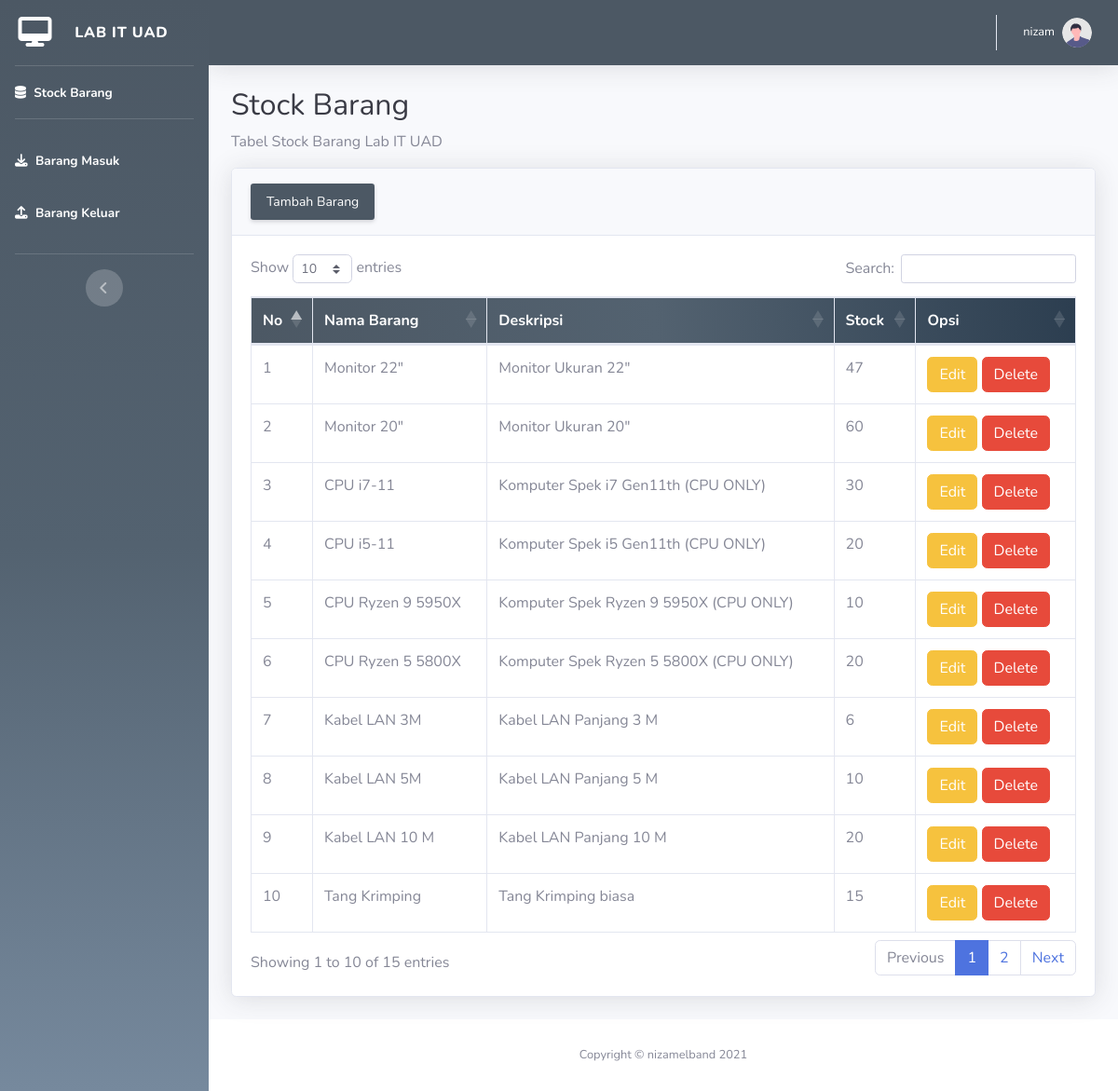
The page /index.php (signed in) on the database its author committed.
### tables this page shows
CREATE TABLE `stock` (
  `idbarang` int(11) NOT NULL,
  `namabarang` varchar(25) NOT NULL,
  `deskripsi` varchar(50) NOT NULL,
  `stock` int(11) NOT NULL
);

### index.php (the view, shortened to what this page needs)
<?php
require 'function.php';
 ?>
<!DOCTYPE html>
<html lang="en">
<head>
    <link rel="stylesheet" type="text/css" href="style.css">
    <link href="vendor/fontawesome-free/css/all.min.css" rel="stylesheet" type="text/css">
    <link href="vendor/datatables/dataTables.bootstrap4.min.css" rel="stylesheet">
</head>
<body id="page-top">
    <div id="wrapper">
        <ul class="navbar-nav bg-gradient-custom sidebar sidebar-dark accordion" id="accordionSidebar">
            <a class="sidebar-brand d-flex align-items-center justify-content-center" href="index.php">
                <div class="sidebar-brand-icon ">
                    <i class="fas fa-desktop"></i>
                </div>
                <div class="sidebar-brand-text mx-4">Lab IT UAD</div>
            </a>
            <hr class="sidebar-divider my-0">
            <li class="nav-item active">
                <a class="nav-link" href="index.php">
                    <i class="fas fa-database"></i>
                    <span>Stock Barang</span></a>
            </li>
            <hr class="sidebar-divider">
            <li class="nav-item active">
                <a class="nav-link" href="masuk.php">
                    <i class="fas fa-download"></i>
                    <span>Barang Masuk</span></a>
            </li>
            <li class="nav-item active">
                <a class="nav-link mb-3" href="keluar.php">
                    <i class="fas fa-upload"></i>
                    <span>Barang Keluar</span></a>
            </li>
            <hr class="sidebar-divider d-none d-md-block">
            <div class="text-center d-none d-md-inline">
                <button class="rounded-circle border-0" id="sidebarToggle"></button>
            </div>
        </ul>
        <div id="content-wrapper" class="d-flex flex-column">
            <div id="content">
                <nav class="navbar navbar-expand navbar-light bg-custom2 topbar mb-4 static-top shadow">
                    <ul class="navbar-nav ml-auto ">
                        <li class="nav-item dropdown no-arrow">
                            <a class="nav-link dropdown-toggle" href="#" id="userDropdown" role="button"
                                data-toggle="dropdown" aria-haspopup="true" aria-expanded="false">
                            <?php
                                $ambilusername = mysqli_query($conn,"select * from login");
                                        $data=mysqli_fetch_array($ambilusername);
                                        $username=$data['username'];
                                ?>
                                <span class="mr-2 d-none d-lg-inline text-white small"><?=$username?></span>
                                <img class="img-profile rounded-circle"
                                    src="img/undraw_profile.svg">
                            </a>
                        </li>
                    </ul>
                </nav>
                <div class="container-fluid">
                    <h1 class="h2 mb-2 text-gray-900">Stock Barang</h1>
                    <p class="mb-3">Tabel Stock Barang Lab IT UAD</p>
                    <div class="card shadow mb-4">
                        <div class="card-header py-3">
                             <button type="button"  class=" d-none py-2 px-3 d-sm-inline-block btn btn-sm bg-custom2 shadow-sm" data-toggle="modal" data-target="#myModal">Tambah Barang</button>
                        </div>
                        <div class="card-body">
                            <div class="table-responsive">
                                <table class="table table-bordered" id="dataTable" width="100%" cellspacing="0">
                                <thead>
                                   <tr class="bg-gradient-custom2">
                                    <th>No</th>
                                    <th>Nama Barang</th>
                                    <th>Deskripsi</th>
                                    <th>Stock</th>
                                    <th>Opsi</th>
                                    </tr>
                                </thead>
                                    <tbody>
                                        <?php
                                            $i = 1;
                                        $ambilsemuadatastock = mysqli_query($conn,"select * from stock");
                                        while ($data=mysqli_fetch_array($ambilsemuadatastock)) {
                                            $namabarang = $data['namabarang'];
                                            $deskripsi = $data['deskripsi'];
                                            $stock = $data['stock'];
                                            $idb   = $data['idbarang'];
                                        ?>
                                        <tr>
                                            <td><?=$i++;?></td>
                                            <td><?=$namabarang;?></td>
                                            <td><?=$deskripsi;?></td>
                                            <td><?=$stock;?></td>
                                            <td>
                                                <button type="button" class="btn btn-warning" data-toggle="modal" data-target="#edit<?=$idb;?>">
                                                    Edit
                                                </button>
                                                <button type="button" class="btn btn-danger" data-toggle="modal" data-target="#delete<?=$idb;?>">
                                                    Delete
                                                </button>
                                            </td>
                                        </tr>
                                        <?php
                                    };
                                        ?>
                                    </tbody>
                                </table>
                            </div>
                        </div>
                    </div>
                </div>
            </div>
            <footer class="sticky-footer bg-white">
                <div class="container my-auto">
                    <div class="copyright text-center my-auto">
                        <span>Copyright &copy; nizamelband 2021</span>
                    </div>
                </div>
            </footer>
        </div>
    </div>
</body>
</html>

### rows shown on the page
stock: namabarang "Monitor 22\"", deskripsi "Monitor Ukuran 22\"", stock "47"
stock: namabarang "Monitor 20\"", deskripsi "Monitor Ukuran 20\"", stock "60"
stock: namabarang "CPU i7-11", deskripsi "Komputer Spek i7 Gen11th (CPU ONLY)", stock "30"
stock: namabarang "CPU i5-11", deskripsi "Komputer Spek i5 Gen11th (CPU ONLY)", stock "20"
stock: namabarang "CPU Ryzen 9 5950X", deskripsi "Komputer Spek Ryzen 9 5950X (CPU ONLY)", stock "10"
stock: namabarang "CPU Ryzen 5 5800X", deskripsi "Komputer Spek Ryzen 5 5800X (CPU ONLY)", stock "20"
stock: namabarang "Kabel LAN 3M", deskripsi "Kabel LAN Panjang 3 M", stock "6"
stock: namabarang "Kabel LAN 5M", deskripsi "Kabel LAN Panjang 5 M", stock "10"
stock: namabarang "Kabel LAN 10 M", deskripsi "Kabel LAN Panjang 10 M", stock "20"
stock: namabarang "Tang Krimping", deskripsi "Tang Krimping biasa", stock "15"

### other values the page prints
$username "nizam"
